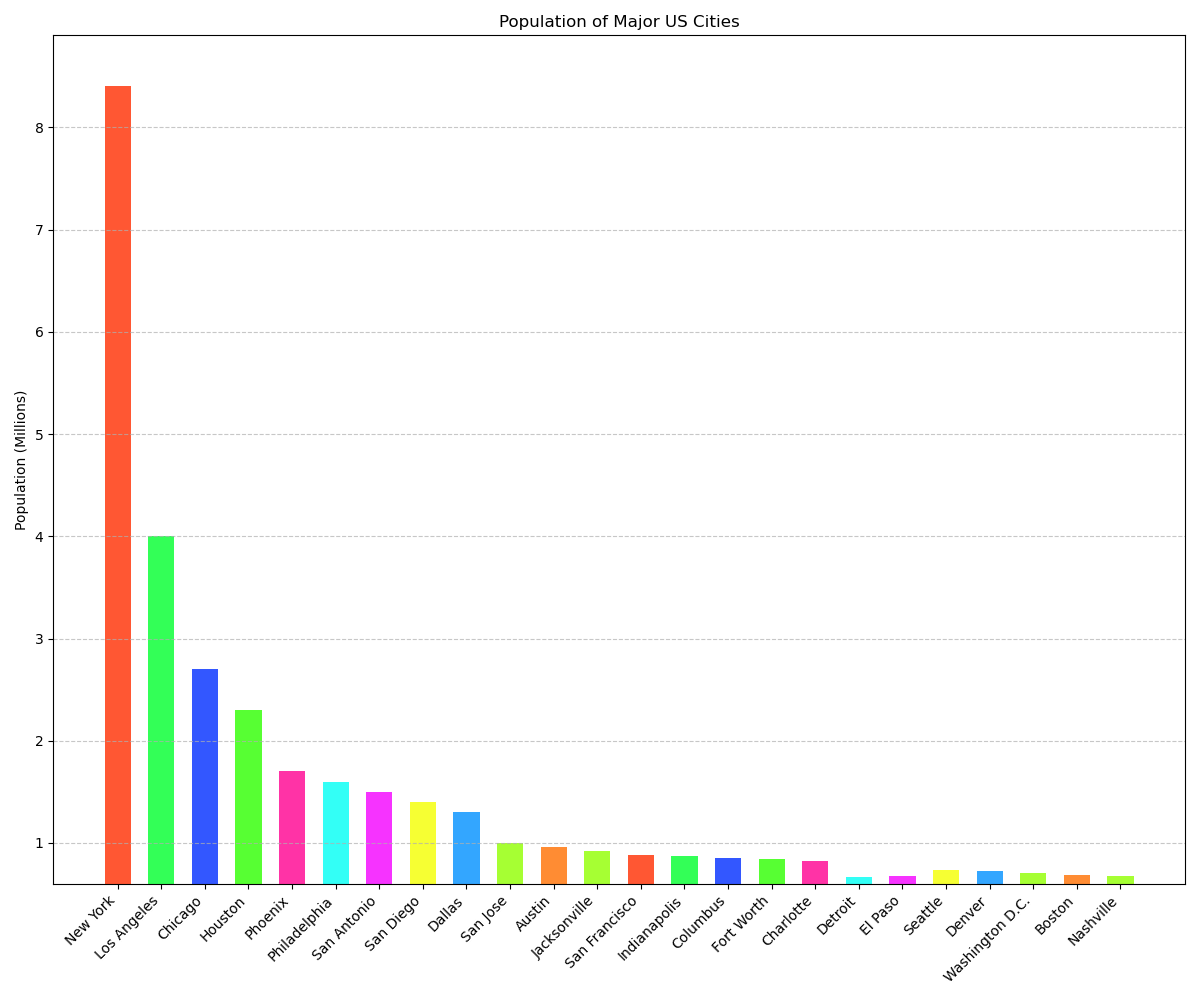

Write the Python code that produced this figure.

import matplotlib.pyplot as plt

# Table data represented as lists
cities = ['New York', 'Los Angeles', 'Chicago', 'Houston', 'Phoenix',
          'Philadelphia', 'San Antonio', 'San Diego', 'Dallas', 'San Jose',
          'Austin', 'Jacksonville', 'San Francisco', 'Indianapolis', 'Columbus',
          'Fort Worth', 'Charlotte', 'Detroit', 'El Paso', 'Seattle',
          'Denver', 'Washington D.C.', 'Boston', 'Nashville']
populations = [8.4, 4.0, 2.7, 2.3, 1.7, 1.6, 1.5, 1.4, 1.3, 1.0, 0.96, 0.92, 0.88,
               0.87, 0.85, 0.84, 0.82, 0.67, 0.68, 0.74, 0.73, 0.71, 0.69, 0.68]

# Custom color codes for each bar
colors = ['#FF5733', '#33FF57', '#3357FF', '#57FF33', '#FF33A6', '#33FFF6', '#F633FF', '#F6FF33',
          '#33A6FF', '#A6FF33', '#FF8C33', '#A6FF33', '#FF5733', '#33FF57', '#3357FF', '#57FF33',
          '#FF33A6', '#33FFF6', '#F633FF', '#F6FF33', '#33A6FF', '#A6FF33', '#FF8C33', '#A6FF33']

# Setting the size of the plot
plt.figure(figsize=(12, 10))

# Creating a vertical bar chart
plt.bar(cities, populations, color=colors, width=0.6)

# Customizing the plot
plt.ylabel('Population (Millions)')
plt.title('Population of Major US Cities')
plt.ylim(0.6, max(populations) + 0.5)  # Adjusting y-axis limits for truncation
plt.xticks(rotation=45, ha='right')  # Rotating x-axis labels for better readability
plt.grid(axis='y', linestyle='--', alpha=0.7)  # Adding a grid for the y-axis

# Display the plot
plt.tight_layout()
plt.show()
